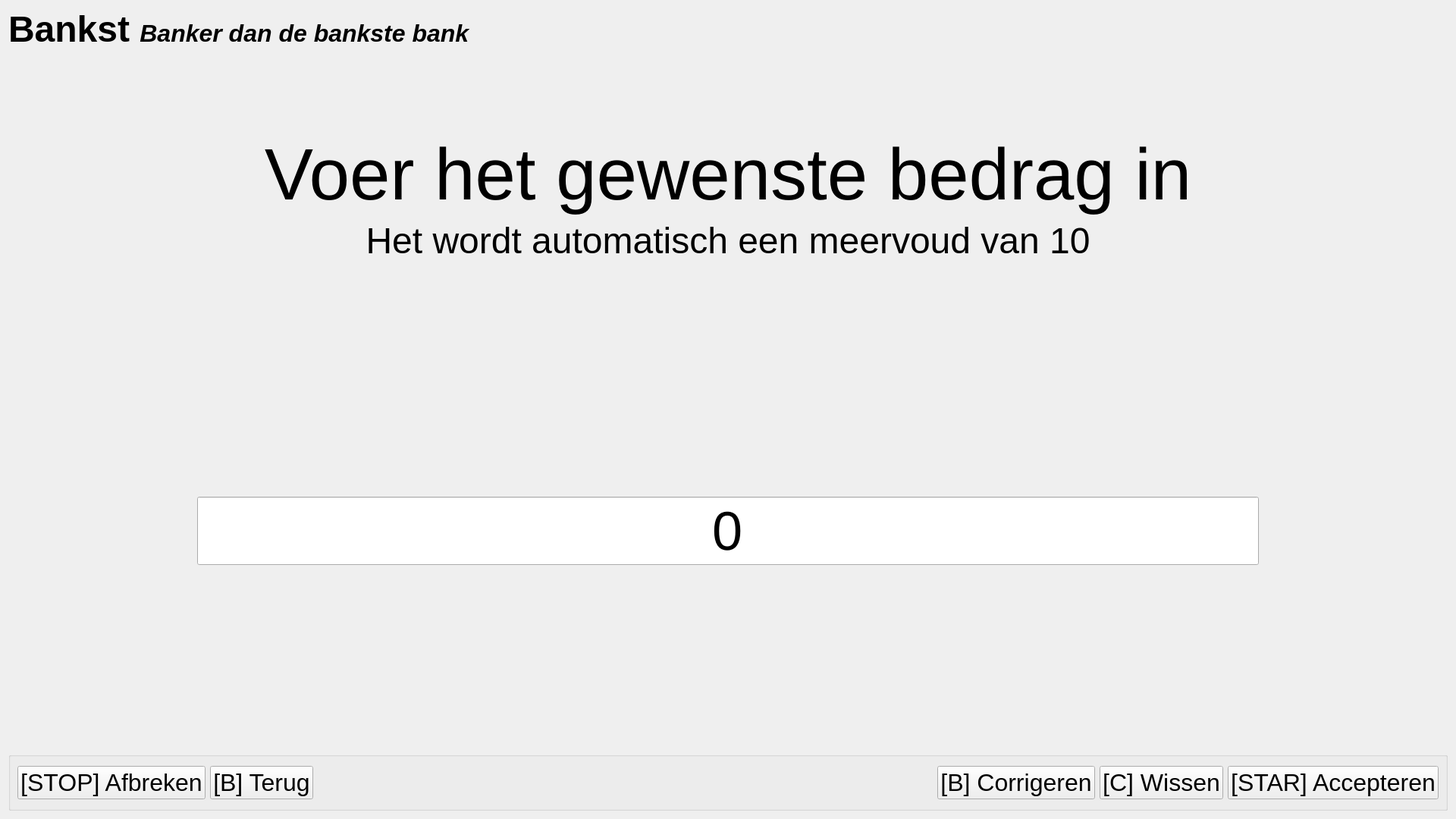
<?xml version="1.0" encoding="UTF-8"?>
<ui version="4.0">
 <class>ScreenWithdrawCustom</class>
 <widget class="QWidget" name="ScreenWithdrawCustom">
  <property name="geometry">
   <rect>
    <x>0</x>
    <y>0</y>
    <width>1920</width>
    <height>1080</height>
   </rect>
  </property>
  <property name="minimumSize">
   <size>
    <width>1920</width>
    <height>1080</height>
   </size>
  </property>
  <property name="maximumSize">
   <size>
    <width>1920</width>
    <height>1080</height>
   </size>
  </property>
  <property name="contextMenuPolicy">
   <enum>Qt::NoContextMenu</enum>
  </property>
  <property name="windowTitle">
   <string>Form</string>
  </property>
  <layout class="QVBoxLayout" name="verticalLayout">
   <item>
    <widget class="QLabel" name="name">
     <property name="sizePolicy">
      <sizepolicy hsizetype="Minimum" vsizetype="Minimum">
       <horstretch>0</horstretch>
       <verstretch>0</verstretch>
      </sizepolicy>
     </property>
     <property name="maximumSize">
      <size>
       <width>16777215</width>
       <height>54</height>
      </size>
     </property>
     <property name="font">
      <font>
       <pointsize>36</pointsize>
       <weight>75</weight>
       <bold>true</bold>
      </font>
     </property>
     <property name="text">
      <string>&lt;html&gt;&lt;head/&gt;&lt;body&gt;&lt;p&gt;&lt;span style=&quot; font-size:36pt; font-weight:600;&quot;&gt;Bankst &lt;/span&gt;&lt;span style=&quot; font-size:24pt; font-weight:600; font-style:italic;&quot; align=&quot;right&quot;&gt;Banker dan de bankste bank&lt;/span&gt;&lt;/p&gt;&lt;/body&gt;&lt;/html&gt;</string>
     </property>
    </widget>
   </item>
   <item>
    <spacer name="verticalSpacer">
     <property name="orientation">
      <enum>Qt::Vertical</enum>
     </property>
     <property name="sizeType">
      <enum>QSizePolicy::Fixed</enum>
     </property>
     <property name="sizeHint" stdset="0">
      <size>
       <width>20</width>
       <height>96</height>
      </size>
     </property>
    </spacer>
   </item>
   <item>
    <widget class="QFrame" name="frame">
     <property name="sizePolicy">
      <sizepolicy hsizetype="Preferred" vsizetype="Maximum">
       <horstretch>0</horstretch>
       <verstretch>0</verstretch>
      </sizepolicy>
     </property>
     <property name="frameShape">
      <enum>QFrame::NoFrame</enum>
     </property>
     <property name="frameShadow">
      <enum>QFrame::Plain</enum>
     </property>
     <layout class="QVBoxLayout" name="verticalLayout_2">
      <item>
       <widget class="QLabel" name="title">
        <property name="font">
         <font>
          <pointsize>72</pointsize>
         </font>
        </property>
        <property name="text">
         <string>Voer het gewenste bedrag in</string>
        </property>
        <property name="alignment">
         <set>Qt::AlignBottom|Qt::AlignHCenter</set>
        </property>
       </widget>
      </item>
      <item>
       <widget class="QLabel" name="subTitle">
        <property name="font">
         <font>
          <pointsize>36</pointsize>
         </font>
        </property>
        <property name="text">
         <string>Het wordt automatisch een meervoud van 10</string>
        </property>
        <property name="alignment">
         <set>Qt::AlignHCenter|Qt::AlignTop</set>
        </property>
       </widget>
      </item>
      <item>
       <widget class="QLabel" name="error">
        <property name="font">
         <font>
          <pointsize>32</pointsize>
          <underline>true</underline>
         </font>
        </property>
        <property name="styleSheet">
         <string notr="true">QLabel {
	color: rgb(255, 0, 0);
}</string>
        </property>
        <property name="text">
         <string/>
        </property>
        <property name="alignment">
         <set>Qt::AlignCenter</set>
        </property>
       </widget>
      </item>
     </layout>
    </widget>
   </item>
   <item>
    <widget class="QFrame" name="pincodeHolder">
     <property name="frameShape">
      <enum>QFrame::NoFrame</enum>
     </property>
     <property name="frameShadow">
      <enum>QFrame::Raised</enum>
     </property>
     <layout class="QHBoxLayout" name="horizontalLayout_2">
      <item>
       <spacer name="horizontalSpacer_2">
        <property name="orientation">
         <enum>Qt::Horizontal</enum>
        </property>
        <property name="sizeType">
         <enum>QSizePolicy::Fixed</enum>
        </property>
        <property name="sizeHint" stdset="0">
         <size>
          <width>240</width>
          <height>20</height>
         </size>
        </property>
       </spacer>
      </item>
      <item>
       <widget class="QLineEdit" name="picodeInput">
        <property name="sizePolicy">
         <sizepolicy hsizetype="Preferred" vsizetype="Fixed">
          <horstretch>0</horstretch>
          <verstretch>0</verstretch>
         </sizepolicy>
        </property>
        <property name="font">
         <font>
          <pointsize>54</pointsize>
         </font>
        </property>
        <property name="inputMethodHints">
         <set>Qt::ImhDigitsOnly|Qt::ImhPreferNumbers</set>
        </property>
        <property name="inputMask">
         <string/>
        </property>
        <property name="text">
         <string>0</string>
        </property>
        <property name="echoMode">
         <enum>QLineEdit::Normal</enum>
        </property>
        <property name="alignment">
         <set>Qt::AlignCenter</set>
        </property>
       </widget>
      </item>
      <item>
       <spacer name="horizontalSpacer_3">
        <property name="orientation">
         <enum>Qt::Horizontal</enum>
        </property>
        <property name="sizeType">
         <enum>QSizePolicy::Fixed</enum>
        </property>
        <property name="sizeHint" stdset="0">
         <size>
          <width>240</width>
          <height>20</height>
         </size>
        </property>
       </spacer>
      </item>
     </layout>
    </widget>
   </item>
   <item>
    <widget class="QGroupBox" name="groupBox">
     <property name="sizePolicy">
      <sizepolicy hsizetype="Preferred" vsizetype="Minimum">
       <horstretch>0</horstretch>
       <verstretch>0</verstretch>
      </sizepolicy>
     </property>
     <property name="maximumSize">
      <size>
       <width>16777215</width>
       <height>77</height>
      </size>
     </property>
     <property name="title">
      <string/>
     </property>
     <layout class="QHBoxLayout" name="horizontalLayout">
      <item>
       <widget class="QPushButton" name="quitButton">
        <property name="font">
         <font>
          <pointsize>24</pointsize>
         </font>
        </property>
        <property name="text">
         <string>[STOP] Afbreken</string>
        </property>
       </widget>
      </item>
      <item>
       <widget class="QPushButton" name="backButton">
        <property name="font">
         <font>
          <pointsize>24</pointsize>
         </font>
        </property>
        <property name="text">
         <string>[B] Terug</string>
        </property>
       </widget>
      </item>
      <item>
       <spacer name="horizontalSpacer">
        <property name="orientation">
         <enum>Qt::Horizontal</enum>
        </property>
        <property name="sizeHint" stdset="0">
         <size>
          <width>40</width>
          <height>20</height>
         </size>
        </property>
       </spacer>
      </item>
      <item>
       <widget class="QPushButton" name="correctButton">
        <property name="enabled">
         <bool>true</bool>
        </property>
        <property name="font">
         <font>
          <pointsize>24</pointsize>
         </font>
        </property>
        <property name="text">
         <string>[B] Corrigeren</string>
        </property>
       </widget>
      </item>
      <item>
       <widget class="QPushButton" name="clearButton">
        <property name="font">
         <font>
          <pointsize>24</pointsize>
         </font>
        </property>
        <property name="text">
         <string>[C] Wissen</string>
        </property>
       </widget>
      </item>
      <item>
       <widget class="QPushButton" name="acceptButton">
        <property name="font">
         <font>
          <pointsize>24</pointsize>
         </font>
        </property>
        <property name="text">
         <string>[STAR] Accepteren</string>
        </property>
       </widget>
      </item>
     </layout>
    </widget>
   </item>
  </layout>
 </widget>
 <resources/>
 <connections/>
</ui>
